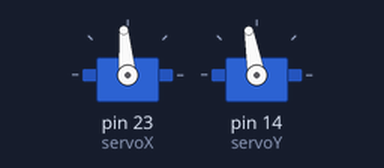
The sketch below on a simulated Arduino Mega 2560, built with avr-gcc and run on an emulated ATmega2560. Parts: 2 × servo.

Above: at 0.05 s.
At 2.0 s:
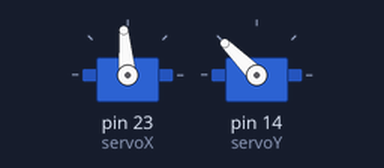
At 4.0 s:
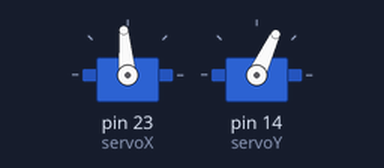
At 9.5 s:
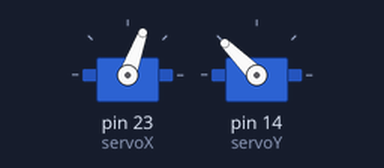
Timing chart, 0 to 12.4 s (numbered marks = the images above):
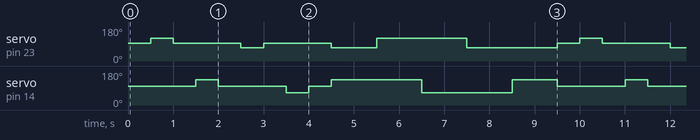

The sketch:

Quickservotest.ino
```cpp
#include <Servo.h>

Servo servoX;// create servo object to control a servo on the X axis
Servo servoY;// y axis servo
                // a maximum of eight servo objects can be created

//double Xkp = 0;
//double Xki = 0;

//double Ykp = 0;
//double Ykp = 0;

//double Xp = 0;
//double Xi = 0;
//double Xpi = 0;

//double Yp = 0;
//double Yi = 0;
//double Ypi = 0;

//double Xerror = 0;
//double Yerror = 0;

int Xcentre = 95;
int Ycentre = 100;

int Xmax = 120;
int Ymax = 135;
int Xmin = 70;
int Ymin = 65;

void setup()
{
  servoX.attach(23);  // attaches servoX on pin 23
  servoY.attach(14);  // attaches servoY on pin 14
}

void loop()
{
  servoX.write(Xcentre);
  servoY.write(Ycentre);
  delay(500);

  servoX.write(Xmax);
  servoY.write(Ycentre); // Move gyro to right
  delay(500);      // wait 500ms

  servoX.write(Xcentre);
  servoY.write(Ycentre); // Move gyro to centre
  delay(500);      // wait 500ms

  servoX.write(Xcentre);
  servoY.write(Ymax); //move gyro to top
  delay(500);       //wait 500ms

  servoX.write(Xcentre);
  servoY.write(Ycentre); // Move gyro to centre
  delay(500);      // wait 500ms

  servoX.write(Xmin);
  servoY.write(Ycentre); // Move gyro to left
  delay(500);      // wait 500ms

  servoX.write(Xcentre);
  servoY.write(Ycentre); // Move gyro to centre
  delay(500);      // wait 500ms

  servoX.write(Xcentre);
  servoY.write(Ymin); //move gyro to bottomr
  delay(500);       //wait 500ms

  servoX.write(Xcentre);
  servoY.write(Ycentre); //move gyro to centre
  delay(500);       //wait 500ms

  servoX.write(Xmin);
  servoY.write(Ymax); // Move gyro to top right corner
  delay(1000);      // wait 1 sec

  servoX.write(Xmax);
  servoY.write(Ymax); // Move gyro to top left corner
  delay(1000);      // wait 1 sec

  servoX.write(Xmax);
  servoY.write(Ymin); // Move gyro to bottom left corner
  delay(1000);      // wait 1 sec

  servoX.write(Xmin);
  servoY.write(Ymin); //move gyro to bottom right corner
  delay(1000);       //wait 1 sec

  servoX.write(Xmin);
  servoY.write(Ymax); // Move gyro to top right corner
  delay(1000);      // wait 1 sec
}

/*PID code for IMU implementation*/

/*working variables*/
//unsigned long lastTime;
//double Input, Output, Setpoint;
//double errSum, lastErr;
//double kp, ki, kd;
//void Compute()
//{
   /*How long since we last calculated*/
//   unsigned long now = millis();
//   double timeChange = (double)(now - lastTime);

   /*Compute all the working error variables*/
//   double error = Setpoint - Input;
//   errSum += (error * timeChange);
//   double dErr = (error - lastErr) / timeChange;

   /*Compute PID Output*/
//   Output = kp * error + ki * errSum + kd * dErr;

   /*Remember some variables for next time*/
//   lastErr = error;
//   lastTime = now;
//}

//void SetTunings(double Kp, double Ki, double Kd)
//{
//   kp = Kp;
//   ki = Ki;
//   kd = Kd;
//}
```

Measured:
- by itself, servo on pin 23 (servoX): repeats every 9.5 s: 95° 1.5 s, 70° 0.50 s, 95° 1.5 s, 70° 1.0 s, 120° 2.0 s, 70° 2.0 s, 95° 0.50 s, 120° 0.50 s
- by itself, servo on pin 14 (servoY): repeats every 9.5 s: 100° 1.5 s, 65° 0.50 s, 100° 0.50 s, 135° 2.0 s, 65° 2.0 s, 135° 1.0 s, 100° 1.5 s, 135° 0.50 s
